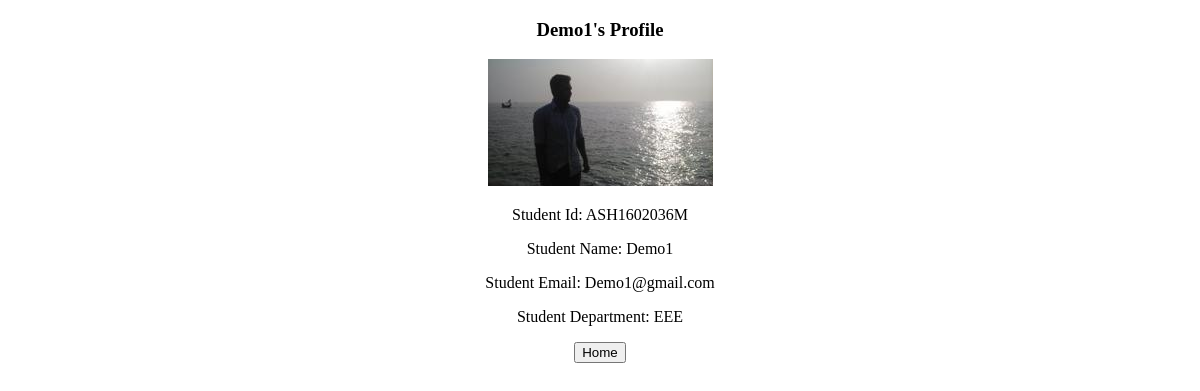
Page /home/Demo1 (signed in) on the committed database.
### main_app/models.py (models this page shows, shortened)
class Students(db.Model):
    admission_num = db.Column(db.Integer, primary_key=True)
    id = db.Column(db.String(15), unique=True, nullable=False)
    name = db.Column(db.String(80), nullable=False)
    email = db.Column(db.String(120), unique=True, nullable=False)
    image_file = db.Column(db.String(20), nullable=False, default='default.jpg')
    department = db.Column(db.String(80), db.ForeignKey('departments.department_name'), nullable=False)

### main_app/routes.py (the view)
@app.route('/home/<string:profile>')
@login_required
def profile(profile):
    student = Students.query.filter_by(name=profile).first()
    if student:
        image_file = url_for('static', filename='img/' + student.image_file)
        return render_template('student_profile.html', student=student, image=image_file)
    else:
        return render_template('404.html')

### main_app/models.py (called while the page is built)
@login_manager.user_loader
def load_user(user_id):
    return Users.query.get(int(user_id))

### main_app/templates/student_profile.html
{% extends "layout.html" %}
{% block content %}
<center>
    <p>
    <h3>{{student.name}}'s Profile</h3>
    </p>
    <p>
    <img src="{{image}}" alt="profile_pic">
    </p>
    <p><label>Student Id:</label>
    {{student.id}}</p>
    <p>
    <label>Student Name:</label>
    {{student.name}}
    </p>
    <p><label>Student Email:</label>
    {{student.email}}
    </p>
    <p><label>Student Department:</label>
    {{student.department}}
    </p>
    <p>
        <a href="{{url_for('home')}}"><button>Home</button></a>
    </p>
</center>
{% endblock content %}

### rows in the picture
Students: name "Demo1", id "ASH1602036M", email "Demo1@gmail.com", department "EEE"
